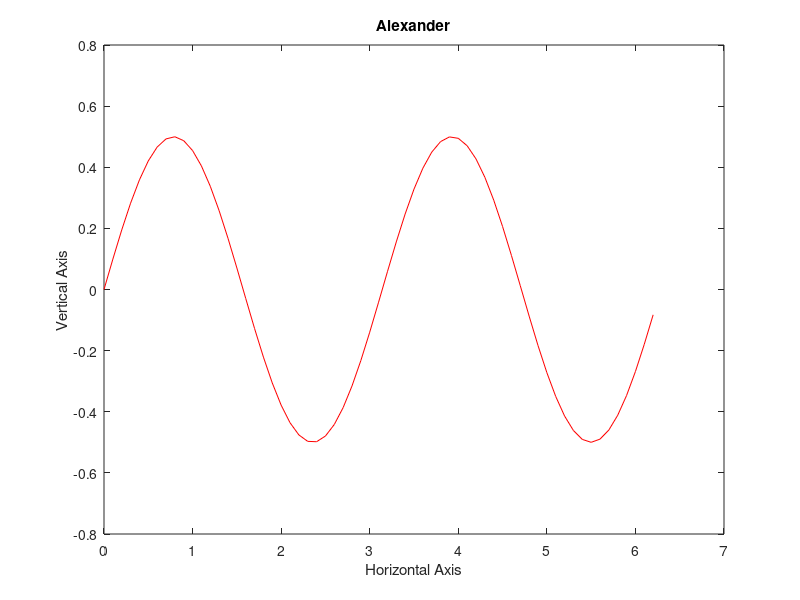

This chart was generated by the following MATLAB code:
% Assignment 3 - Alexander Alfakir

% Question 1
x = 0:0.1:2*pi;
y = sin(x).*cos(x);
plot(x,y,'color', 'R');
xlabel('Horizontal Axis');
ylabel('Vertical Axis');
title('Alexander');